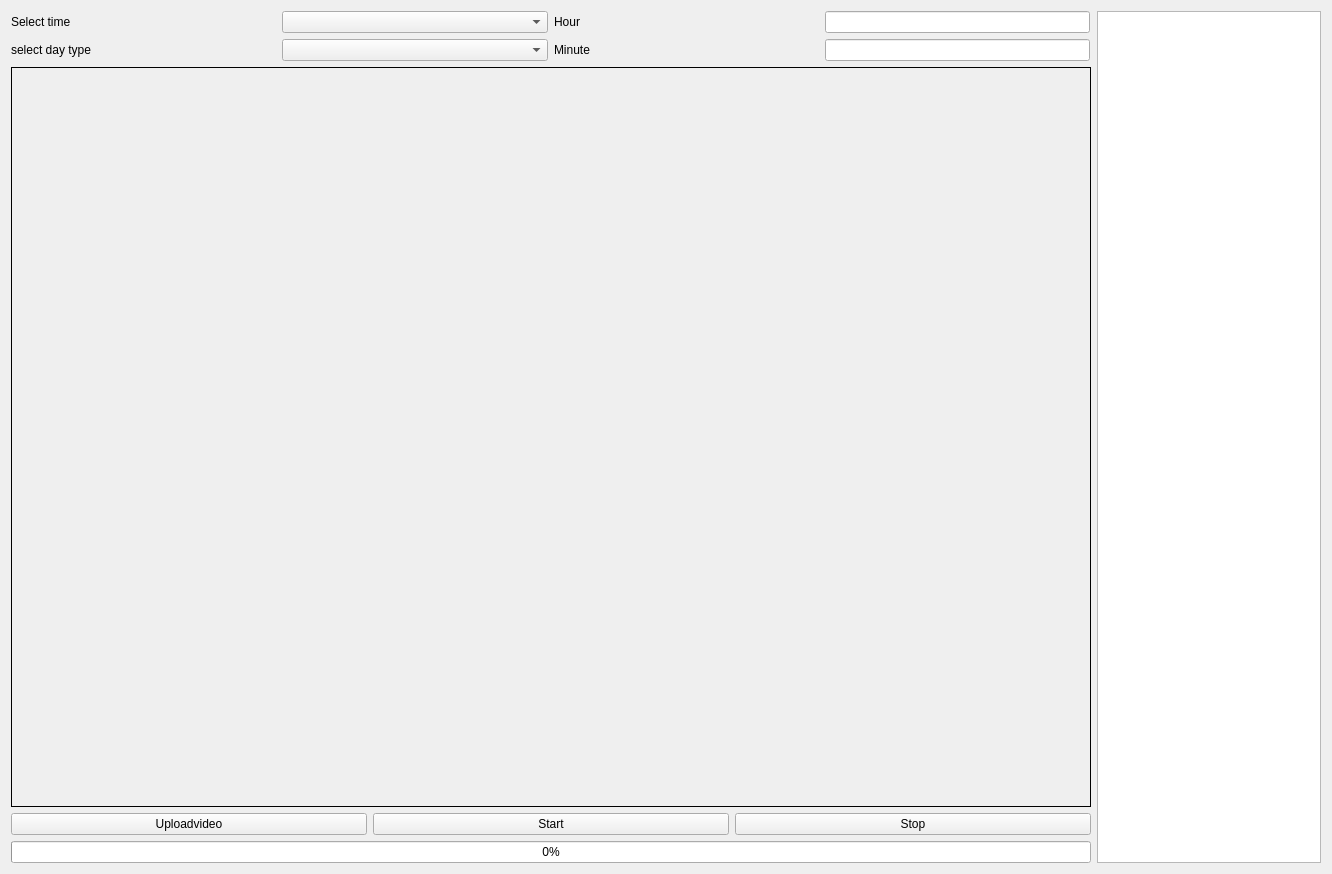
<?xml version="1.0" encoding="UTF-8"?>
<ui version="4.0">
 <class>Form</class>
 <widget class="QWidget" name="Form">
  <property name="geometry">
   <rect>
    <x>0</x>
    <y>0</y>
    <width>1332</width>
    <height>874</height>
   </rect>
  </property>
  <property name="windowTitle">
   <string>Form</string>
  </property>
  <layout class="QGridLayout" name="gridLayout_2">
   <item row="0" column="1">
    <layout class="QHBoxLayout" name="horizontalLayout_2" stretch="2,2">
     <item>
      <layout class="QVBoxLayout" name="verticalLayout" stretch="1,4,1,0">
       <item>
        <layout class="QGridLayout" name="gridLayout" columnstretch="1,1,1,1,0" columnminimumwidth="1,1,1,1,1">
         <property name="sizeConstraint">
          <enum>QLayout::SetNoConstraint</enum>
         </property>
         <item row="1" column="2">
          <widget class="QLabel" name="label_2">
           <property name="text">
            <string>Minute</string>
           </property>
          </widget>
         </item>
         <item row="1" column="1">
          <widget class="QComboBox" name="comboBox_2"/>
         </item>
         <item row="0" column="0">
          <widget class="QLabel" name="time_selector">
           <property name="text">
            <string>Select time</string>
           </property>
          </widget>
         </item>
         <item row="0" column="1">
          <widget class="QComboBox" name="comboBox"/>
         </item>
         <item row="0" column="2">
          <widget class="QLabel" name="label">
           <property name="text">
            <string>Hour</string>
           </property>
          </widget>
         </item>
         <item row="1" column="0">
          <widget class="QLabel" name="day_selector">
           <property name="text">
            <string>select day type</string>
           </property>
          </widget>
         </item>
         <item row="0" column="3">
          <widget class="QLineEdit" name="hour_incrementor"/>
         </item>
         <item row="1" column="3">
          <widget class="QLineEdit" name="minute_incrementor"/>
         </item>
        </layout>
       </item>
       <item>
        <widget class="QLabel" name="video_processor">
         <property name="minimumSize">
          <size>
           <width>1080</width>
           <height>720</height>
          </size>
         </property>
         <property name="frameShape">
          <enum>QFrame::Box</enum>
         </property>
         <property name="text">
          <string/>
         </property>
        </widget>
       </item>
       <item>
        <layout class="QHBoxLayout" name="horizontalLayout">
         <item>
          <widget class="QPushButton" name="uploadvideo">
           <property name="text">
            <string>Uploadvideo</string>
           </property>
          </widget>
         </item>
         <item>
          <widget class="QPushButton" name="start_processing">
           <property name="text">
            <string>Start</string>
           </property>
          </widget>
         </item>
         <item>
          <widget class="QPushButton" name="stop_processing">
           <property name="text">
            <string>Stop</string>
           </property>
          </widget>
         </item>
        </layout>
       </item>
       <item>
        <widget class="QProgressBar" name="progressBar">
         <property name="value">
          <number>0</number>
         </property>
        </widget>
       </item>
      </layout>
     </item>
     <item>
      <widget class="QTableWidget" name="detail_table">
       <property name="verticalScrollBarPolicy">
        <enum>Qt::ScrollBarAsNeeded</enum>
       </property>
       <property name="horizontalScrollBarPolicy">
        <enum>Qt::ScrollBarAlwaysOff</enum>
       </property>
       <property name="sizeAdjustPolicy">
        <enum>QAbstractScrollArea::AdjustToContents</enum>
       </property>
       <property name="autoScroll">
        <bool>false</bool>
       </property>
       <property name="wordWrap">
        <bool>false</bool>
       </property>
      </widget>
     </item>
    </layout>
   </item>
  </layout>
 </widget>
 <resources/>
 <connections/>
</ui>
